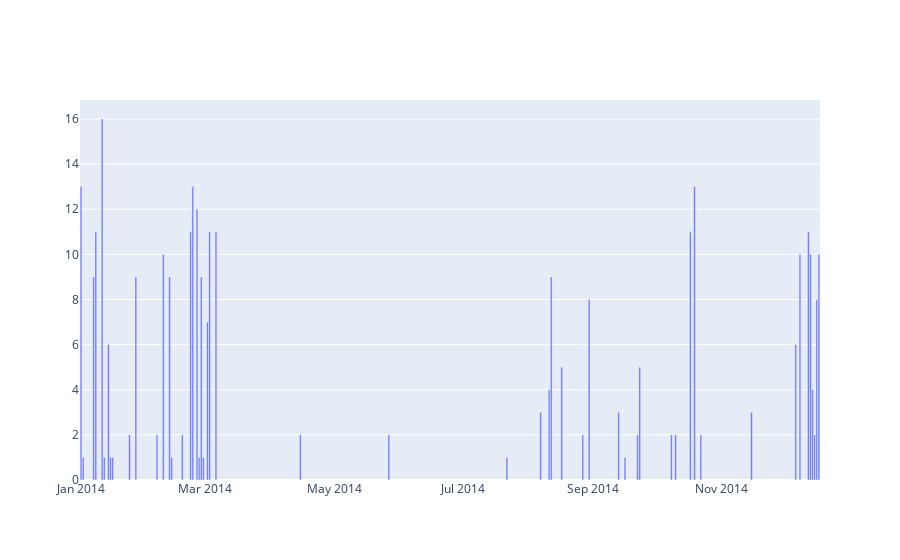

The notebook cell this image was saved under:
### Code cell
ig.gen_bar(df, 240, 'GRE-DEB')
